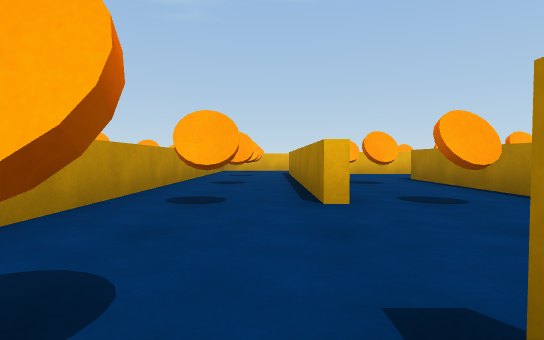
View 1 (above)

21 first-person views from a walk through a scene from a Unity 3-D project. The camera is 0.35 m above the floor, tilts 2° down and sees 80° across. The floor is counted in squares, 1 m on a side. Each view is taken from the middle of a square. On the plan, view 1 faces up. The plan holds only what a view shows up to about 9 squares ahead; the rest is blank. The player is left out.

View 2
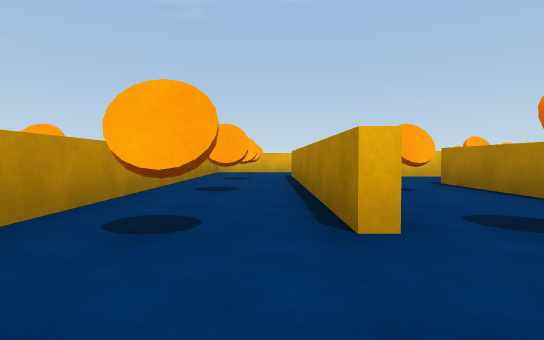

View 3
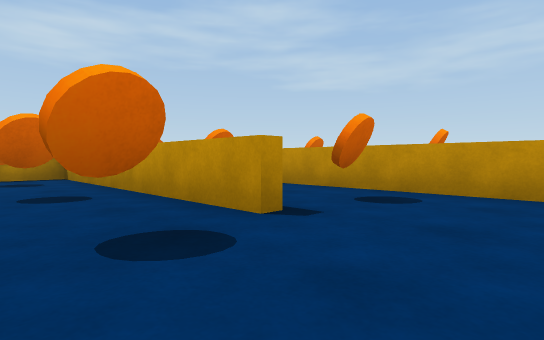

View 4
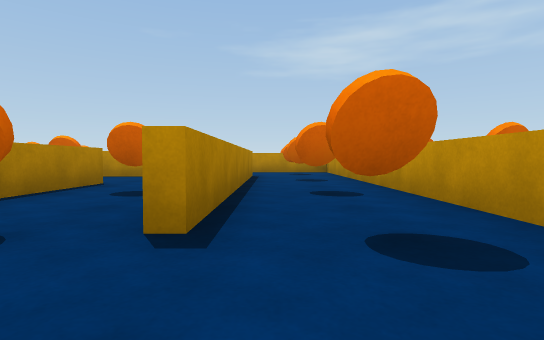

View 5
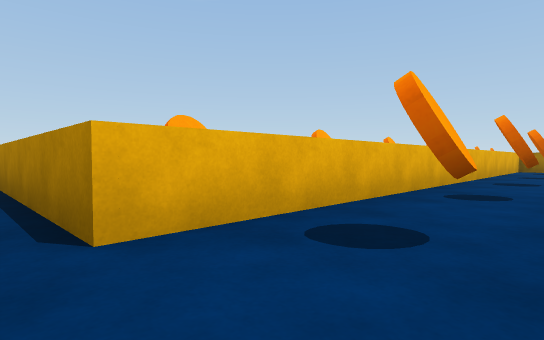

View 6
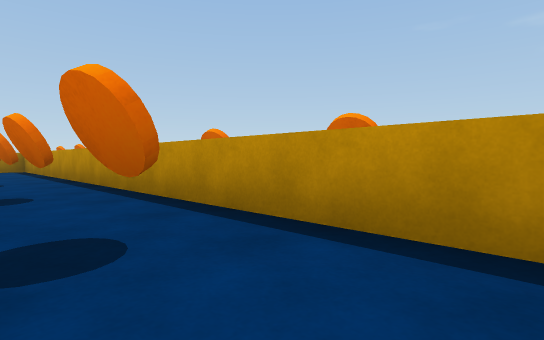

View 7
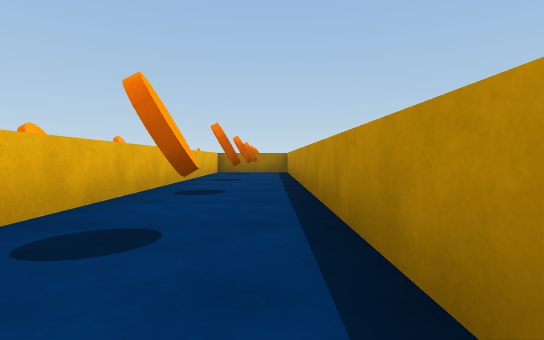

View 8
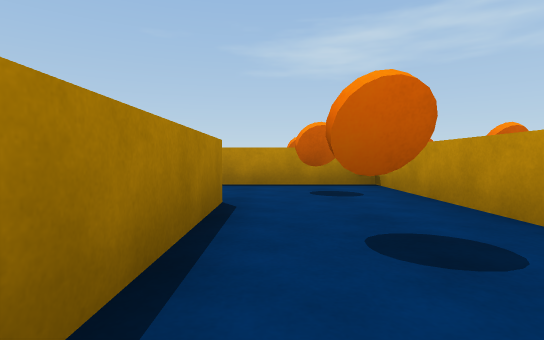

View 9
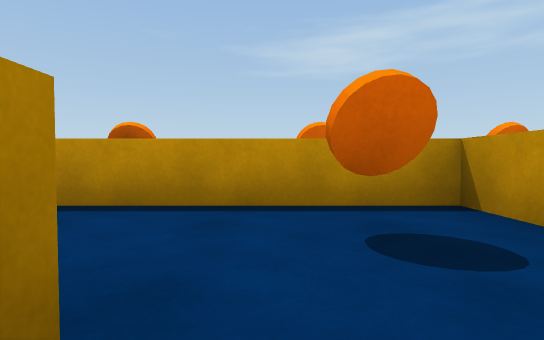

View 10
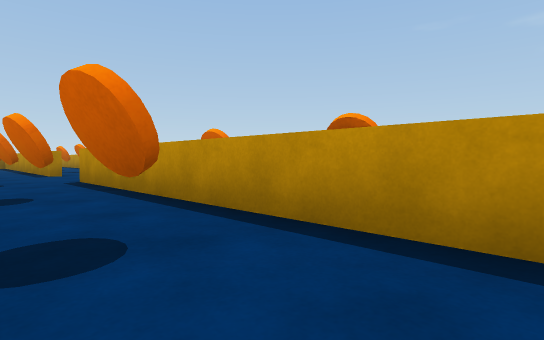

View 11
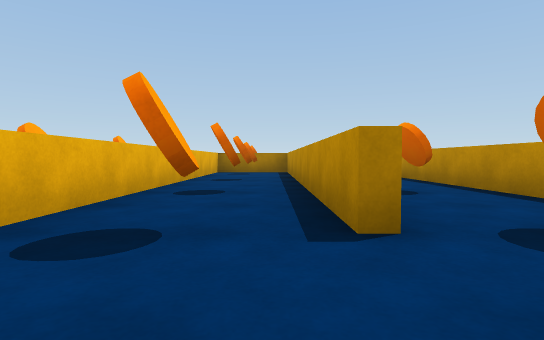

View 12
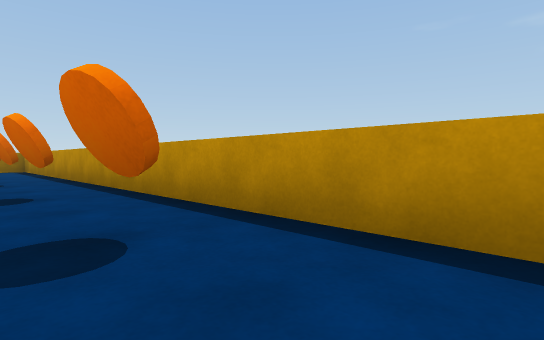

View 13
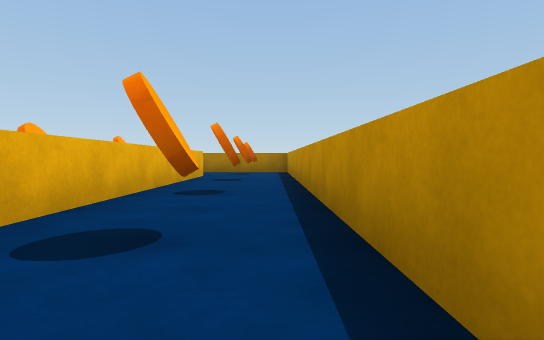

View 14
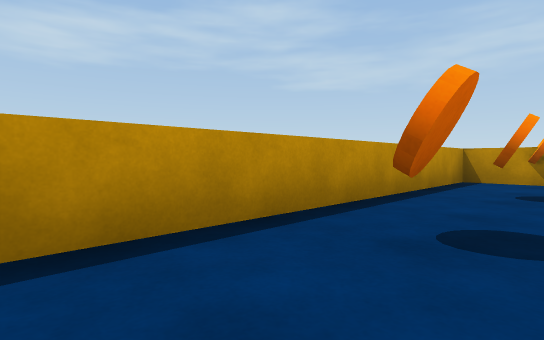

View 15
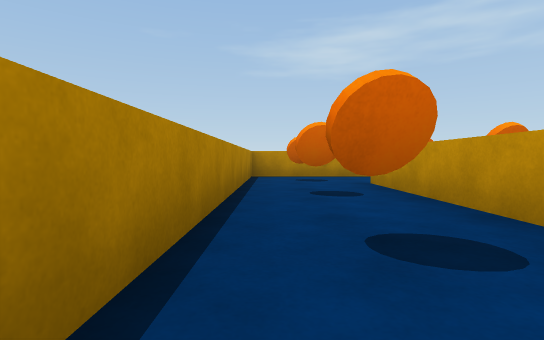

View 16
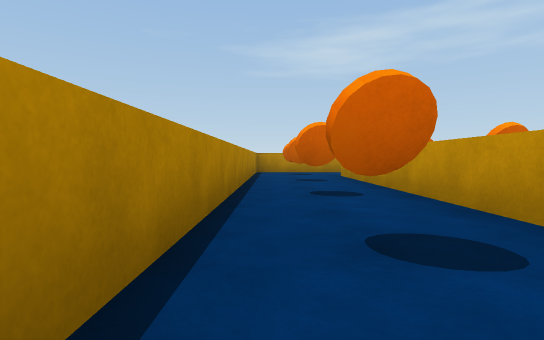

View 17
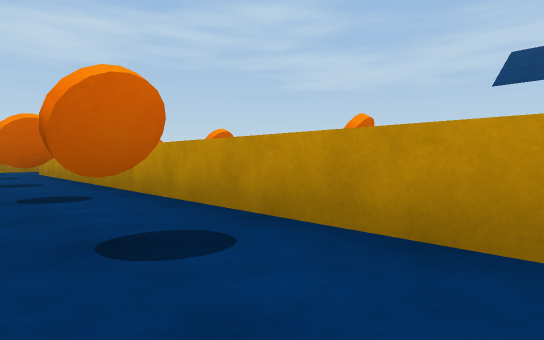

View 18
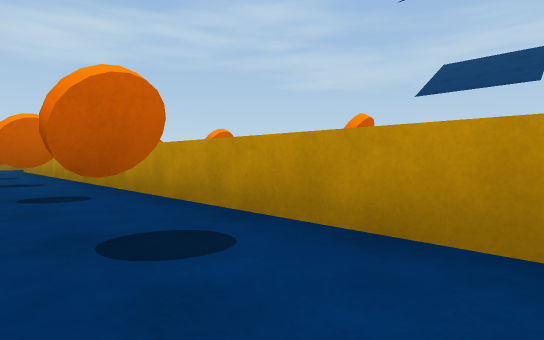

View 19
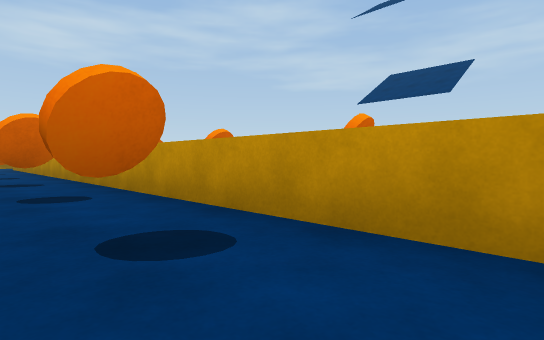

View 20
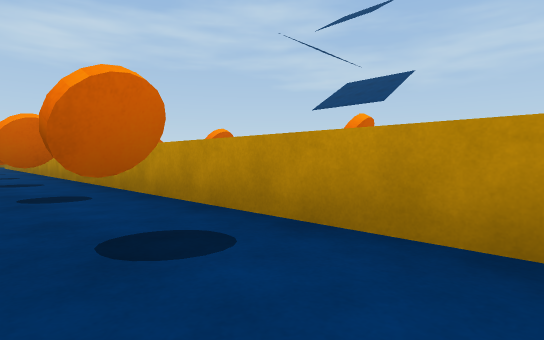

View 21
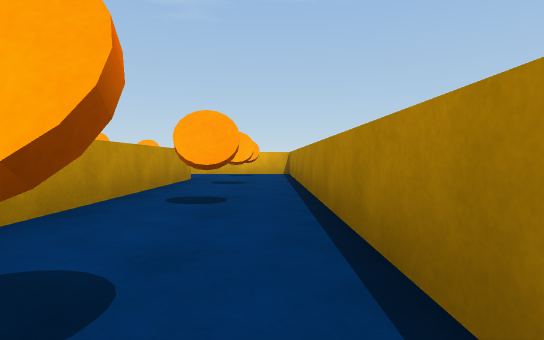

### Floor plan
Points are (right, up) in squares from view 1. A wall is a line through its corners. A room is listed if a view was taken in it or the views show most of it. See-through windows are left out.
Room 1 (views 1, 2, 4, 8, 9, 10, 11)
walls: (0.4, -4.6) (0.4, 0.5); (0.4, 2.5) (0.4, 7.6); (7.5, -6.4) (14.1, -6.4); (0.6, 9.4) (-1.4, 9.4) (-1.4, -6.4) (5.5, -6.4); (14.4, -6.5) (14.4, -4.6) (7.6, -4.6)
ways out: opening at (1, 1.5) to room 2; opening at (6.5, -7) to room 3; opening at (0, 8)
objects: orange coin (1, -6); orange coin (1, 2); orange coin (3, -6); orange coin (5, -6); orange coin (7, -6); orange coin (9, -6); orange coin (11, -6); orange coin (13, -6)
Room 2 (views 3, 5, 6, 7)
walls: (0.6, 0.5) (0.6, -4.4) (12.4, -4.4) (12.4, -2.6) (2.4, -2.6) (2.4, 0.6); (2.4, 3) (2.4, 5.6)
ways out: opening at (1, 1.5) to room 1; opening at (2, 6)
objects: orange coin (3, -4); orange coin (5, -4); orange coin (7, -4); orange coin (9, -4); other object (11, -4)
Room 3 (views 12, 13, 14, 15, 16, 17, 18, 19, 20, 21)
walls: (16.4, 4.4) (16.4, 9.4); (14.6, 9.6) (14.6, -6.6) (9.6, -6.6); (1.6, -7.4) (1.6, -8.4) (16.4, -8.4) (16.4, -0.4)
ways out: opening at (6.5, -7) to room 1; opening at (16, 9)
objects: orange coin (3, -8); orange coin (5, -8); orange coin (7, -8); orange coin (9, -8); orange coin (11, -8); orange coin (13, -8); orange coin (15, -8)

Where each view was taken, in squares from view 1:
view 1: 0 up, 0 right, facing up
view 2: 1 up, 0 right, facing up
view 3: 2 up, 2 right, facing down-left
view 4: 2 up, 0 right, facing down
view 5: 4 down, 2 right, facing up-right
view 6: 3 down, 2 right, facing down-right
view 7: 4 down, 4 right, facing right
view 8: 2 down, 0 right, facing down
view 9: 4 down, 0 right, facing down
view 10: 5 down, 0 right, facing down-right
view 11: 6 down, 6 right, facing right
view 12: 7 down, 6 right, facing down-right
view 13: 8 down, 8 right, facing right
view 14: 7 down, 7 right, facing down-left
view 15: 2 down, 16 right, facing down
view 16: 0 up, 16 right, facing down
view 17: 2 up, 16 right, facing down-left
view 18: 4 up, 16 right, facing down-left
view 19: 6 up, 16 right, facing down-left
view 20: 8 up, 16 right, facing down-left
view 21: 4 up, 16 right, facing up
